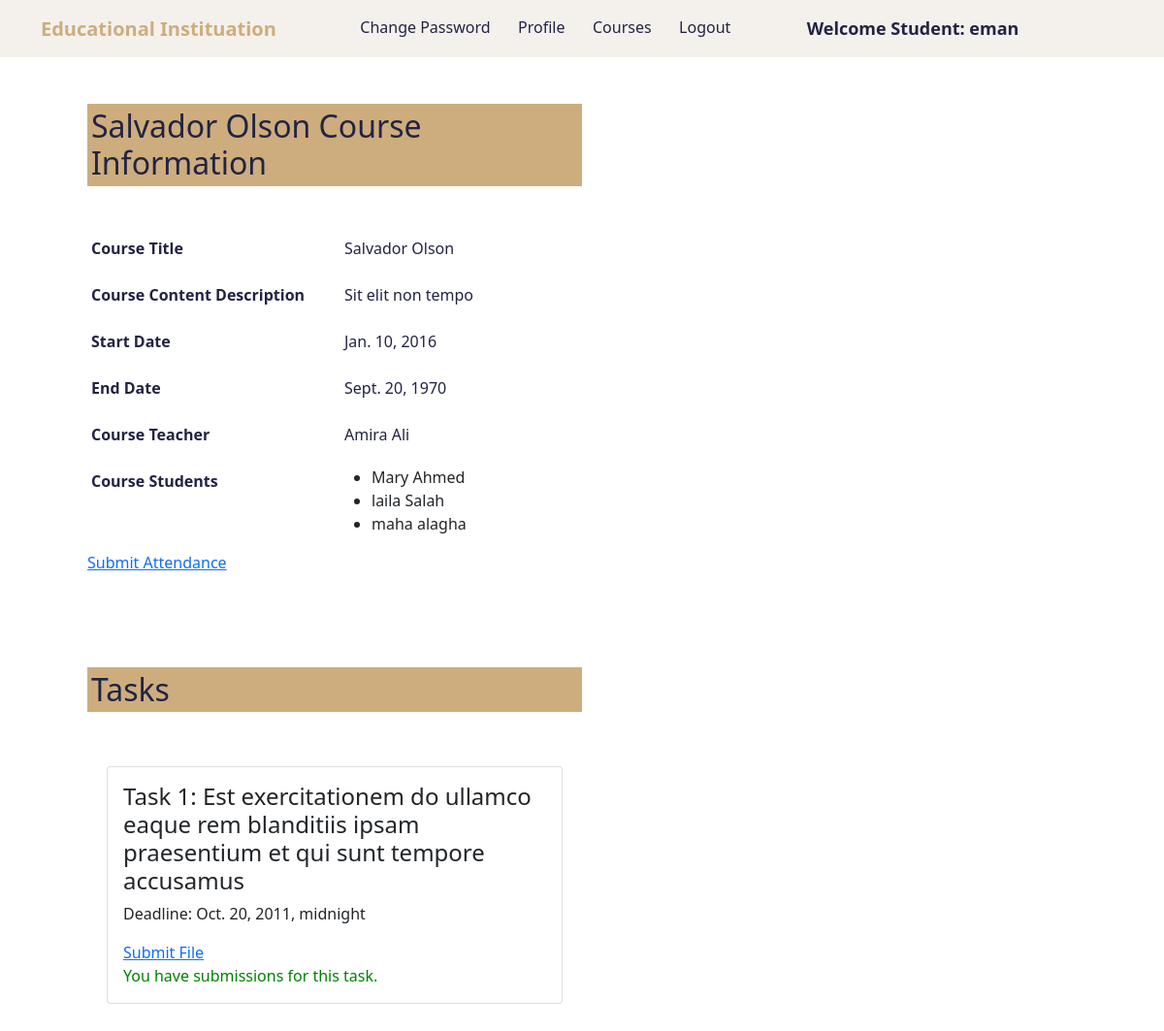
The app's page /student_course_detail/10/ (signed in) with its own data.
### education/models.py (models this page shows, shortened)
class Course(models.Model):
    name = models.CharField(max_length=100)
    description = models.TextField()
    teacher = models.ForeignKey(Teacher, on_delete=models.CASCADE)
    students = models.ManyToManyField(Student)
    start_date = models.DateField()
    end_date = models.DateField()
    created_at = models.DateTimeField(auto_now_add=True)
    updated_at = models.DateTimeField(auto_now=True)

class Teacher(models.Model):
    user = models.OneToOneField(User, on_delete=models.CASCADE)
    teacher_id = models.IntegerField(null=True, blank=True )
    full_name = models.CharField(max_length=50,null=True, blank=True)
    image = models.ImageField(upload_to="media", blank=True)
    phone = models.CharField(max_length=15 ,null=True , blank=True)
    university = models.CharField(max_length=50 ,null=True , blank=True)
    major = models.CharField(max_length=50 ,null=True , blank=True)

class Student(models.Model):
    user = models.OneToOneField(User, on_delete=models.CASCADE)
    student_id = models.CharField(max_length=20, null=True, blank=True)
    full_name = models.CharField(max_length=50,null=True, blank=True)
    image = models.ImageField(upload_to="media", blank=True,null=True)
    phone = models.CharField(max_length=15 ,null=True, blank=True)
    university = models.CharField(max_length=50,null=True , blank=True)
    major = models.CharField(max_length=50 ,null=True , blank=True)
    address = models.CharField(max_length=100 ,null=True , blank=True)
    date_of_birth = models.DateField(null=True , blank=True)
    GENDER_CHOICES = (('male', 'male'),('female', 'female'), )
    gender = models.CharField(max_length=20,choices= GENDER_CHOICES ,null=True , blank=True)

class Task(models.Model):
    course = models.ForeignKey(Course, on_delete=models.CASCADE, related_name='tasks')
    teacher = models.ForeignKey(Teacher, on_delete=models.CASCADE, related_name='tasks_created')
    description = models.TextField(max_length=300)
    deadline = models.DateTimeField()
    has_submission = models.BooleanField(default=False)

### education/views.py (the view)
# urls.py: path('student_course_detail/<int:pk>/', views.courseStudentDetailView, name='student_course_detail'),
@user_passes_test(is_student)
@login_required(login_url = 'login/')
def courseStudentDetailView(request, pk):
    student = request.user.student
    course = Course.objects.get(id= pk)
    tasks = Task.objects.filter(course=course)
    return render(request, "education/student/student_course_detail.html", {"student":student,"course": course,"tasks":tasks,})

### education/utils.py (called while the page is built)
def is_student(user):
    return hasattr(user, 'student')

### education/templates/education/student/student_course_detail.html (shortened to what this page needs)
{% extends 'education/student/student_navbar.html' %}
{% load static %}
{% block body %}
<section>
    <div class="container">
        <div class="row p-5 justify-content-center">
            <div class="">
                <h2 class="brown-bg p-1 dark-blue col-md-6 mb-5">{{ course.name}} Course Information</h2>
                <div class="row">
                    <div class="col-md-3">
                        <p class=" p-1 dark-blue fw-bold  hed-color ">Course Title</p>
                    </div>
                    <div class="col-md-8">
                        <p class=" p-1 dark-blue col-md-8">{{ course.name }}</p>
                    </div>
                </div>
                <div class="row">
                    <div class="col-md-3">
                        <p class=" p-1 dark-blue fw-bold  hed-color "> Course Content Description</p>
                    </div>
                    <div class="col-md-8">
                        <p class=" p-1 dark-blue col-md-8">{{course.description}}</p>
                    </div>
                </div>
                <div class="row">
                    <div class="col-md-3">
                        <p class=" p-1 dark-blue fw-bold  hed-color "> Start Date</p>
                    </div>
                    <div class="col-md-8">
                        <p class=" p-1 dark-blue col-md-8">{{ course.start_date }}</p>
                    </div>
                </div>
                <div class="row">
                    <div class="col-md-3">
                        <p class=" p-1 dark-blue fw-bold  hed-color "> End Date</p>
                    </div>
                    <div class="col-md-8">
                        <p class=" p-1 dark-blue col-md-8">{{course.end_date }}</p>
                    </div>
                </div>
                <div class="row">
                    <div class="col-md-3">
                        <p class=" p-1 dark-blue fw-bold  hed-color "> Course Teacher</p>
                    </div>
                    <div class="col-md-8">
                            <p class=" p-1 dark-blue col-md-8">{{ course.teacher.full_name }}</p>
                    </div>
                </div>
                <div class="row">
                    <div class="col-md-3">
                        <p class=" p-1 dark-blue fw-bold  hed-color "> Course Students</p>
                    </div>
                    <div class="col-md-8">
                        <ul>
                            {% for stu in course.students.all %}
                                <li>
                                            {{ stu.full_name }}
                                </li>
                            {% endfor %}
                        </ul>
                    </div>
                    <a href="{% url 'submit_attendance' %}?student_id={{ student.id }}&course_id={{ course.id }}">Submit Attendance</a>
                </div>
                </div>
            </div>
        </div>
</section>
<section>
    <div class="container">
        <div class="row p-5 justify-content-center">
            <div class="row">
                <h2 class="brown-bg p-1 dark-blue col-md-6 mb-5">Tasks </h2>
            </div>
            <div class="row">
                {% for task in tasks %}
                  <div class="col-md-6">
                    <div class="card p-3 m-2">
                        <h4>Task {{ forloop.counter }}: {{ task.description }}</h4>
                        <p>Deadline: {{ task.deadline }}</p>
                        <a href="{% url 'submit_file' task_id=task.id %}">Submit File</a>
                        {% if task.has_submission %}
                        <span style="color: green">You have submissions for this task.</span>
                        {% endif %}
                    </div>
                    </div>
                    {% empty %}
                     <li>No tasks yet.</li>
                {% endfor %}
            </div>
        </div>
    </div>
</section>
{% endblock %}

### education/templates/education/student/student_navbar.html (shortened to what this page needs)
<!doctype html>
{% load static %}
<html lang="en">
  <head>
    <link href="https://cdn.jsdelivr.net/npm/bootstrap@5.1.0/dist/css/bootstrap.min.css" rel="stylesheet">
    <link rel="stylesheet" href="https://cdn.datatables.net/1.10.25/css/jquery.dataTables.min.css">
    <link rel="stylesheet" href="https://cdn.datatables.net/buttons/1.7.1/css/buttons.dataTables.min.css">
    <link rel="stylesheet" href="{% static 'landingPage/style.css' %}">
  </head>
  <body>
    <nav class="navbar navbar-expand-lg navbar-light  sticky-top mynav">
        <div class="container">
          <a class="navbar-brand text-success hed-color fw-bold" href="/"> Educational Instituation</a>
          <div class="collapse navbar-collapse" id="navbarSupportedContent">
            <ul class="navbar-nav me-auto mb-2 mb-lg-0">
              <li class="nav-item dark-blue">
                <a class="nav-link active dark-blue" aria-current="page" href="{% url 'change_password' %}">Change Password</a>
              </li>
              <li class="nav-item dark-blue">
                <a class="nav-link active dark-blue" aria-current="page" href="{% url 'student_profile' %}">Profile</a>
              </li>
              <li class="nav-item dark-blue">
                <a class="nav-link active dark-blue" aria-current="page" href="{% url 'student_courses'%}">Courses</a>
              </li>
              <li class="nav-item dark-blue">
                <a class="nav-link active dark-blue" aria-current="page" href="{% url 'logout' %}">Logout</a>
              </li>
              <li class="nav-item dark-blue">
                <a style="font-weight:600; font-family:'Segoe UI', Tahoma, Geneva, Verdana, sans-serif; font-size: large;" class="nav-link active dark-blue" href="#">Welcome Student: {{request.user}}</a>
              </li>
            </ul>
          </div>
        </div>
      </nav>
      {% block body %}
      {% endblock %}
  </body>
</html>

### landingPage/static/landingPage/style.css (style rules this page uses)
.mynav { background: #F4F1EC!important; }
.hed-color { color: #CDAD7D!important; }
.dark-blue { color: #222344!important; }
.brown-bg { background-color: #CDAD7D !important; }

### records on screen
Course: name "Salvador Olson", description "Sit elit non tempo", start_date "Jan. 10, 2016", end_date "Sept. 20, 1970", teacher.full_name "Amira Ali"
Student: full_name "Mary Ahmed"
Student: full_name "laila Salah"
Student: full_name "maha alagha"
Task: description "Est exercitationem do ullamco eaque rem blanditiis ipsam praesentium et qui sunt tempore accusamus", deadline "Oct. 20, 2011, midnight", has_submission "You have submissions for this task."

### other values on screen
{{ request.user }} "eman"
